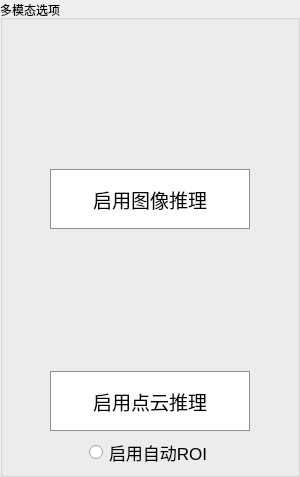
     <widget class="QGroupBox" name="multimodal">
      <property name="minimumSize">
       <size>
        <width>300</width>
        <height>0</height>
       </size>
      </property>
      <property name="title">
       <string>多模态选项</string>
      </property>
      <widget class="QPushButton" name="enableImage">
       <property name="geometry">
        <rect>
         <x>50</x>
         <y>169</y>
         <width>200</width>
         <height>60</height>
        </rect>
       </property>
       <property name="sizePolicy">
        <sizepolicy hsizetype="Preferred" vsizetype="Fixed">
         <horstretch>0</horstretch>
         <verstretch>0</verstretch>
        </sizepolicy>
       </property>
       <property name="minimumSize">
        <size>
         <width>200</width>
         <height>60</height>
        </size>
       </property>
       <property name="maximumSize">
        <size>
         <width>200</width>
         <height>16777215</height>
        </size>
       </property>
       <property name="font">
        <font>
         <pointsize>14</pointsize>
        </font>
       </property>
       <property name="styleSheet">
        <string notr="true">QPushButton{
            border:1px solid rgb(143,143,143); 
            background-color:white; 
            color:black;
            }
 
QPushButton:checked{
                    border:1px solid rgb(143,143,143); 
                    background-color:rgb(2,125,180); 
                    color:white;
                    }</string>
       </property>
       <property name="text">
        <string>启用图像推理</string>
       </property>
       <property name="checkable">
        <bool>true</bool>
       </property>
       <property name="checked">
        <bool>false</bool>
       </property>
      </widget>
      <widget class="QPushButton" name="enablePointCloud">
       <property name="geometry">
        <rect>
         <x>50</x>
         <y>371</y>
         <width>200</width>
         <height>60</height>
        </rect>
       </property>
       <property name="sizePolicy">
        <sizepolicy hsizetype="Preferred" vsizetype="Fixed">
         <horstretch>0</horstretch>
         <verstretch>0</verstretch>
        </sizepolicy>
       </property>
       <property name="minimumSize">
        <size>
         <width>200</width>
         <height>60</height>
        </size>
       </property>
       <property name="maximumSize">
        <size>
         <width>200</width>
         <height>16777215</height>
        </size>
       </property>
       <property name="font">
        <font>
         <pointsize>14</pointsize>
        </font>
       </property>
       <property name="styleSheet">
        <string notr="true">QPushButton{
            border:1px solid rgb(143,143,143); 
            background-color:white; 
            color:black;
            }

QPushButton:checked{
                    border:1px solid rgb(143,143,143); 
                    background-color:rgb(2,125,180); 
                    color:white;
                    }
</string>
       </property>
       <property name="text">
        <string>启用点云推理</string>
       </property>
       <property name="checkable">
        <bool>true</bool>
       </property>
      </widget>
      <widget class="QRadioButton" name="automaticROI">
       <property name="geometry">
        <rect>
         <x>89</x>
         <y>437</y>
         <width>122</width>
         <height>31</height>
        </rect>
       </property>
       <property name="sizePolicy">
        <sizepolicy hsizetype="Preferred" vsizetype="Fixed">
         <horstretch>0</horstretch>
         <verstretch>0</verstretch>
        </sizepolicy>
       </property>
       <property name="maximumSize">
        <size>
         <width>150</width>
         <height>16777215</height>
        </size>
       </property>
       <property name="font">
        <font>
         <pointsize>13</pointsize>
        </font>
       </property>
       <property name="text">
        <string>启用自动ROI</string>
       </property>
      </widget>
     </widget>
